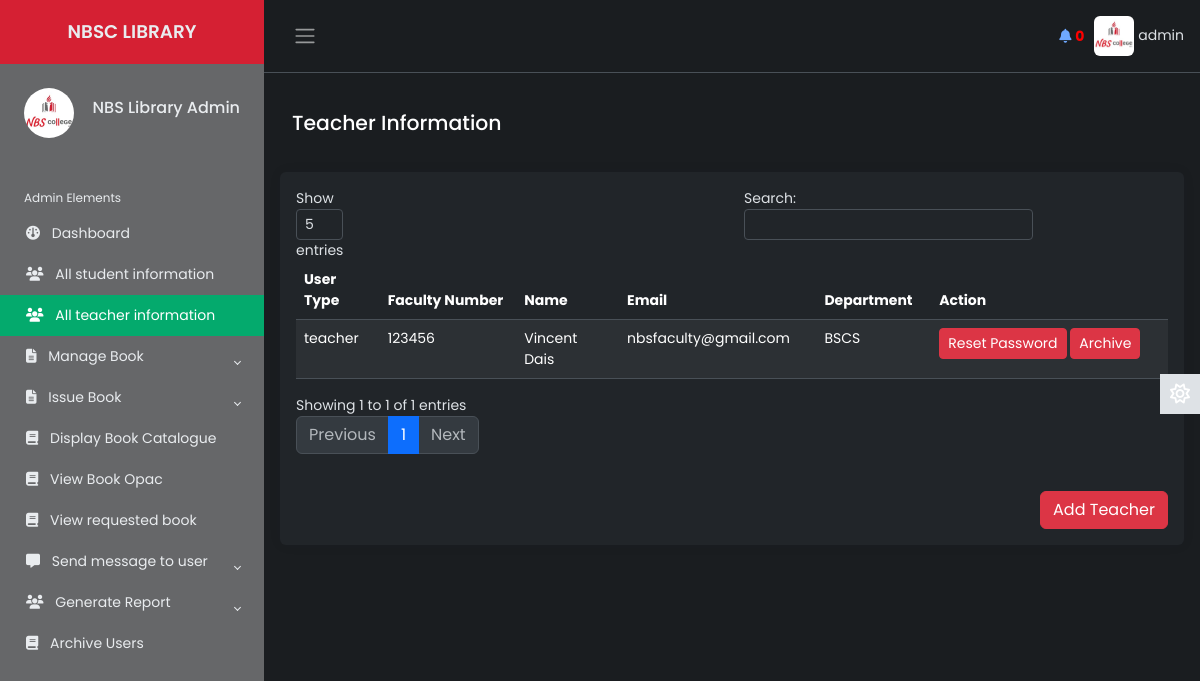
The page /Source/librarian/all-teacher-info.php (signed in) on the database as committed earlier.
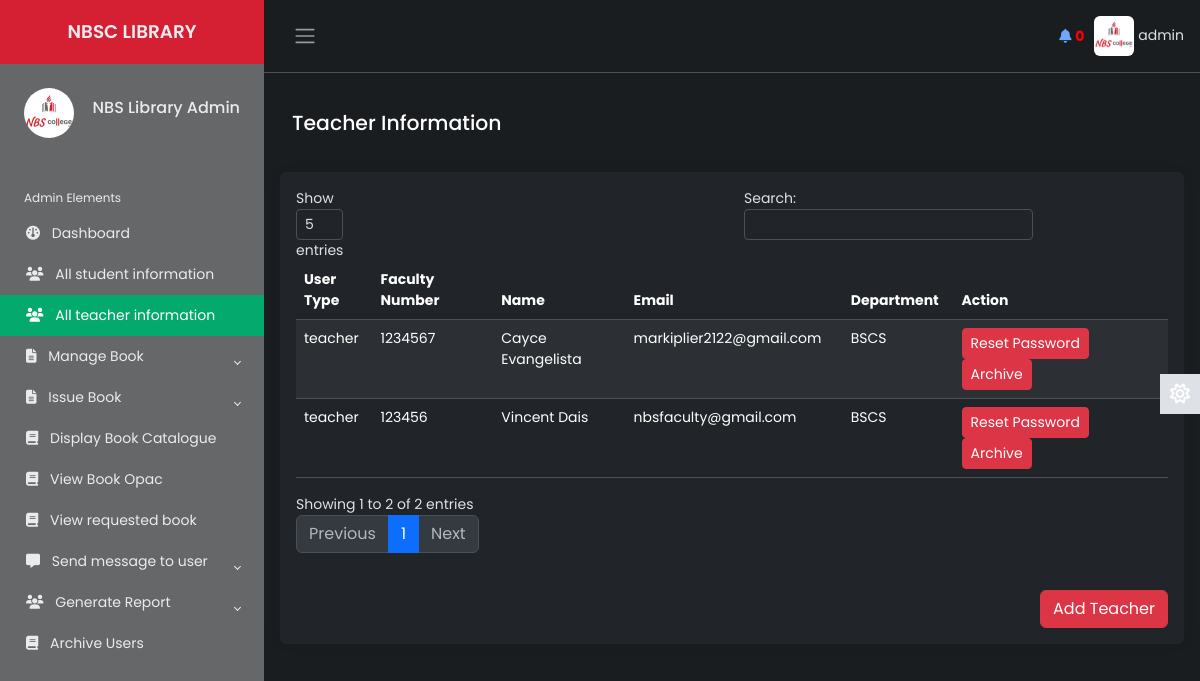
The same page on the database as committed later.
### tables this page shows
CREATE TABLE `lib_registration` (
  `id` int(2) NOT NULL,
  `name` varchar(50) NOT NULL,
  `username` varchar(20) NOT NULL,
  `password` varchar(20) NOT NULL,
  `email` varchar(50) NOT NULL,
  `phone` varchar(20) NOT NULL,
  `address` varchar(100) NOT NULL,
  `photo` varchar(500) NOT NULL,
  `status` varchar(7) NOT NULL
);

CREATE TABLE `teacher` (
  `id_number` varchar(20) NOT NULL,
  `first_name` varchar(50) NOT NULL,
  `last_name` varchar(50) NOT NULL,
  `middle_name` varchar(50) NOT NULL,
  `email` varchar(50) NOT NULL,
  `dept` varchar(50) NOT NULL,
  `password` varchar(50) NOT NULL,
  `user_type` varchar(50) NOT NULL,
  `photo` varchar(5000) NOT NULL,
  `status` varchar(7) NOT NULL,
  `vkey` varchar(255) NOT NULL,
  `verified` varchar(3) NOT NULL
);

### Source/librarian/all-teacher-info.php (the view, shortened to what the changed rows need)
        <?php
    include 'inc/header.php';
    include 'inc/connection.php';
 ?>
<main class="content px-3 py-2">
            <br>
            <div class="card border-0">
                        <div class="card-body">
                            <table class="table table-hover  table-striped" id="dtBasicExample">
                                <thead style="text-align: left;">
                                    <tr>
                                        <th scope="col">User Type</th>
                                        <th scope="col" class="text-left">Faculty Number</th>
                                        <th scope="col">Name</th>
                                        <th scope="col">Email</th>
                                        <th scope="col">Department</th>
                                        <th scope="col">Action</th>
                                    </tr>
                                </thead>
                                <tbody class="text-left">
                                <?php
                                        $res2= mysqli_query($link, "select * from teacher ORDER BY id_number DESC");
                                        while ($row1=mysqli_fetch_array($res2)) {
                                            echo "<tr>";
                                            echo "<td>"; echo $row1["user_type"]; echo "</td>";
                                            echo "<td>"; echo $row1["id_number"]; echo "</td>";
                                            echo "<td>"; echo $row1["first_name"]; "<td>"; echo " "; echo $row1["last_name"]; echo "</td>";
                                            echo "<td>"; echo $row1["email"]; echo "</td>";
                                            echo "<td>"; echo $row1["dept"]; echo "</td>";
                                            echo "<td>";
                                            ?>
                                                <button class='btn btn-danger btn-sm' onclick="resetPasswordConfirmation('<?php echo $row1["id_number"]; ?>', '<?php echo $row1["first_name"] . ' ' . $row1["last_name"]; ?>')">Reset Password</button>
                                                <button class='btn btn-danger btn-sm' onclick="deleteUserConfirmation1('<?php echo $row1["id_number"]; ?>', '<?php echo $row1["first_name"] . ' ' . $row1["last_name"]; ?>')">Archive</button>
                                            <?php
                                            echo "</td>";
                                            echo "</tr>";
                                        }
                                     ?>
                                       </tbody>
                            </table>
                            <br>
                            <div class="text-end">
                                <button type="button" class="btn btn-danger" data-toggle="modal" data-target="#addTeacherModal">
                                </button>
                            </div>
                        </div>
                    </div>
 </main>

### Source/librarian/inc/header.php (shortened to what the changed rows need)
<?php
    include 'inc/connection.php';
 ?>
<!DOCTYPE html>
<html lang="en" data-bs-theme="dark">
<head>
    <link href="https://cdn.datatables.net/v/dt/jszip-3.10.1/dt-2.0.3/b-3.0.1/b-html5-3.0.1/b-print-3.0.1/datatables.min.css" rel="stylesheet">
    <link rel="stylesheet" href="inc/css/bootstrap.min.css">
    <link rel="stylesheet" href="inc/css/custom1.css">
    <link rel="stylesheet" href="inc/css/animate.css">
</head>
<body>
    <div class="wrapper">
    <aside id="sidebar" class="js-sidebar">
            <div class="h-100">
                <ul class="sidebar-nav">
                    <li class="sidebar-header">
                        <span>
                        <?php
                            $res = mysqli_query($link, "select * from lib_registration where username='".$_SESSION['username']."'");
                            while ($row = mysqli_fetch_array($res)){
                                ?><img src="<?php echo $row["photo"]; ?> " height="50px" width="50px" alt="something wrong" class="rounded-circle"></a> <?php
                            }
                        ?>
                        </span>
                        <h6 style="float: right; margin-top: 10px;">
							<?php
								$res = mysqli_query($link, "select * from lib_registration where username='".$_SESSION['username']."'");
								while ($row = mysqli_fetch_array($res)){
								$name  =  $row["name"];
								echo $name;
								}
							?>
            			</h6>
                    </li>
                    <br>
                </ul>
            </div>
        </aside>
        <div class="main">
            <nav class="navbar navbar-expand px-3 border-bottom">
                <div class="navbar-collapse navbar">
                        <li class="nav-item dropdown">
								<?php
                                     $res = mysqli_query($link, "select * from lib_registration where username='".$_SESSION['username']."'");
                                     while ($row = mysqli_fetch_array($res)){
                                         ?><a href="#" data-bs-toggle="dropdown" class="nav-icon pe-md-0" style="color: inherit;"><img src="<?php echo $row["photo"]; ?>" alt=""class="avatar img-fluid rounded"> <span><?php echo $_SESSION["username"]; ?></span></a> <?php
                                     }
                                ?>
                        </li>
                </div>
            </nav>
</body>
</html>

Rows that differ between the two databases and show on the page:
added teacher: user_type "teacher", id_number "1234567", first_name "Cayce", last_name "Evangelista", email "markiplier2122@gmail.com", dept "BSCS"
Other text that changed with them:
text written by a page script: "Show entries Search: Showing 1 to 1 of 1 entries Previous 1 Next" → "Show entries Search: Showing 1 to 2 of 2 entries Previous 1 Next"
